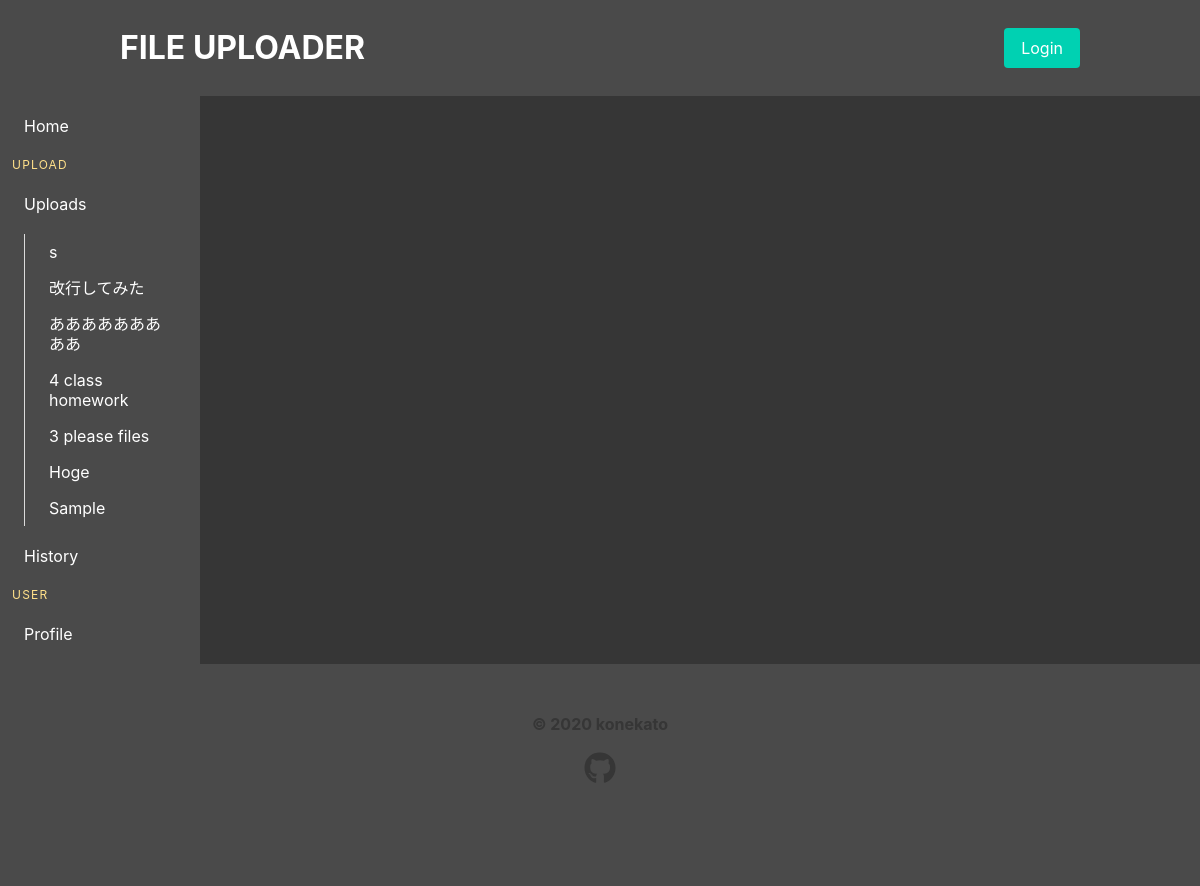
/profile/, run on the app's committed database.
### app/models.py (models this page shows, shortened)
class UploadDetail(models.Model):
    title = models.CharField(max_length=50)
    text = models.TextField(null=True)
    created = models.DateTimeField(default=timezone.now)

### app/views.py (the view)
# urls.py: path('profile/', views.user_profile, name='profile'),
def user_profile(request):
    details = UploadDetail.objects.order_by('-id')
    return render(request, 'user_profile.html', context={
        'details': details,
    })

### templates/user_profile.html
{% extends 'body_base.html' %}

### templates/body_base.html (shortened to what this page needs)
{% extends 'base.html' %}
{% block body %}
<aside class="column is-2 is-fullheight menu has-background-grey-dark">
    <ul class="menu-list">
        <li>
            <a class="has-text-white" href="{% url 'home' %}" onmouseout="this.style.background=''" onmouseover="this.style.background='grey'">
                Home
            </a>
        </li>
    </ul>
    <p class="menu-label has-text-warning">
        Upload
    </p>
    <ul class="menu-list">
        <li>
            <a class="has-text-white" href="{% url 'app:upload_details' %}" onmouseout="this.style.background=''" onmouseover="this.style.background='grey'">Uploads</a>
            <ul>
                {% for detail in details %}
                <li>
                    <a class="has-text-white" href="{% url 'app:upload_file' detail.id %}" onmouseout="this.style.background=''" onmouseover="this.style.background='grey'">
                        {{ detail.title }}
                    </a>
                </li>
                {% endfor %}
            </ul>
            <a class="has-text-white" href="{% url 'app:upload_history' %}" onmouseout="this.style.background=''" onmouseover="this.style.background='grey'">
                History
            </a>
        </li>
    </ul>
    <p class="menu-label has-text-warning">
        User
    </p>
    <ul class="menu-list">
        <li>
            <a class="has-text-white" href="{% url 'profile' %}" onmouseout="this.style.background=''" onmouseover="this.style.background='grey'">
                Profile
            </a>
        </li>
    </ul>
</aside>
<div class="column is-10 has-background-dark">
    <section class="section">
    </section>
</div>
{% endblock %}

### data on the page
UploadDetail: title "s"
UploadDetail: title "改行してみた"
UploadDetail: title "あああああああああ"
UploadDetail: title "4 class homework"
UploadDetail: title "3 please files"
UploadDetail: title "Hoge"
UploadDetail: title "Sample"
